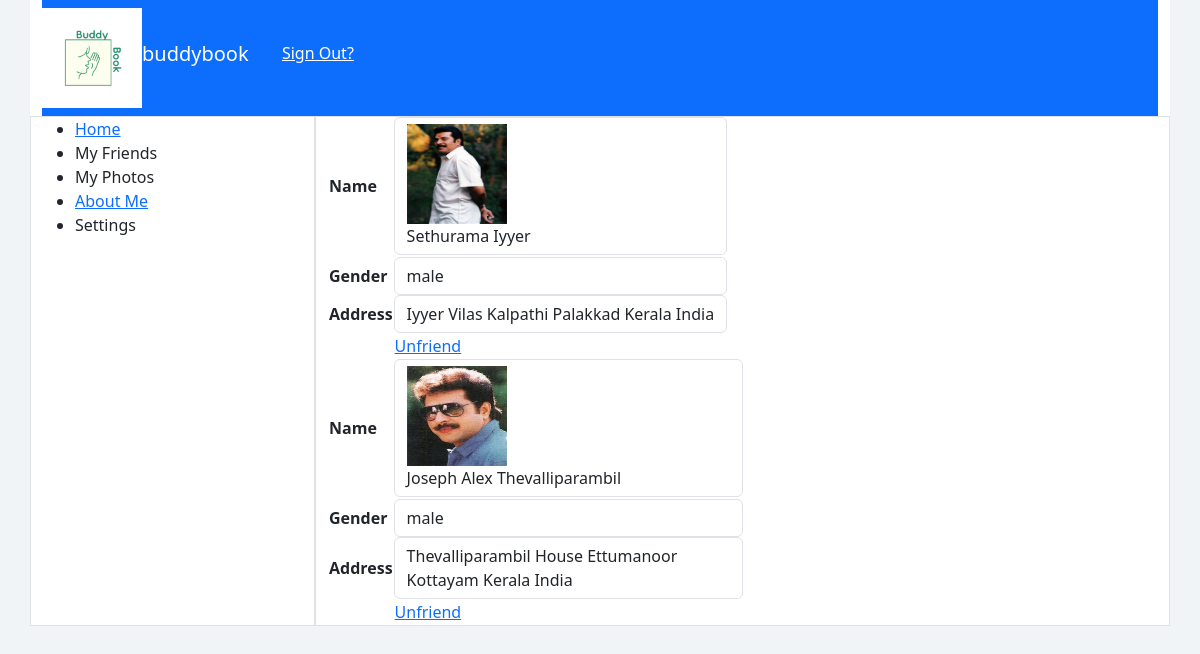
Before: /friend_list/ (signed in) with the older database file.
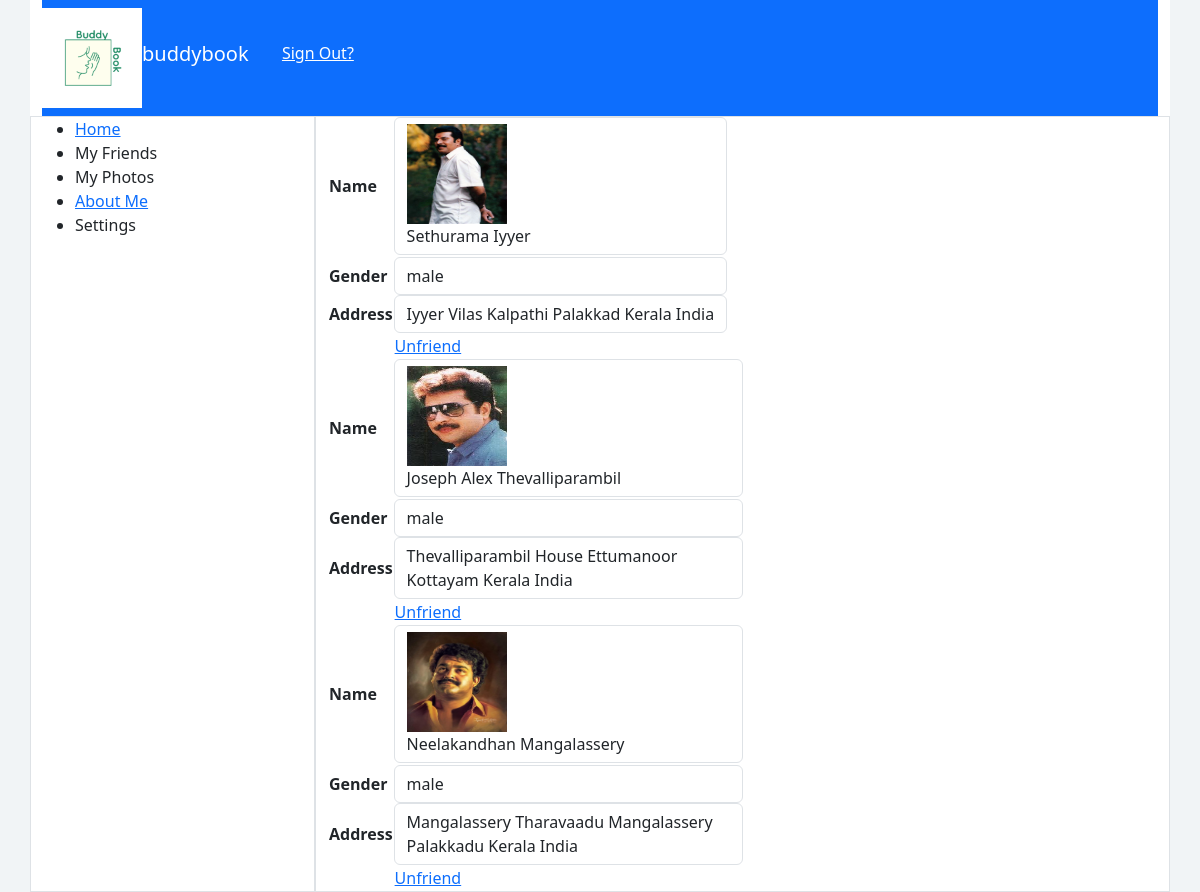
After: the same page with the newer database file.
### app_buddy/models.py (models this page shows)
class friend_tb(models.Model):
    requested_to=models.CharField(max_length=20,default=0)
    request_from=models.ForeignKey(register_tb,on_delete=models.CASCADE,default=0)
    status=models.CharField(max_length=20,default='pending')

class register_tb(models.Model):
    first_name=models.CharField(max_length=20)
    last_name=models.CharField(max_length=20)
    gender=models.CharField(max_length=20)
    dob=models.CharField(max_length=20)
    email=models.CharField(max_length=20)
    phone=models.CharField(max_length=20)
    address=models.CharField(max_length=20)
    photo=models.FileField()
    user_name=models.CharField(max_length=20)
    password=models.CharField(max_length=20)

### app_buddy/views.py (the view)
# urls.py: path('friend_list/',views.friend_list,name='friend_list'),
def friend_list(request):
    my_id=request.session['yourself']
    my_friends=friend_tb.objects.filter(status=my_id)
    return render(request,'app_buddy/friend_list.html',{'key':my_friends})

### template/app_buddy/friend_list.html (shortened to what this page needs)
<!DOCTYPE html>
<html lang="en">
<head>
  <link rel="stylesheet" href="/static/bootstrap-5.3.2-dist/css/bootstrap.css">
</head>
<body style="background-color:rgb(241, 244, 246);">
  <div class="container bg-white">
      <div class="navbar navbar-expand-lg bg-primary">
          <img src="/media/buddy_book_Logo.png" alt="" height="100" width="100" class="bg-white"><h5 style="color:white;">buddybook</h5>&nbsp;&nbsp;&nbsp;&nbsp;<h6 class="align-content-end"></h6><h6>&nbsp;&nbsp;&nbsp;&nbsp;<a href="{% url 'log_out' %}" class="text-white">Sign Out?</a></h6>
      </div>
      <div class="row">
          <div class="col-3 border">
              <ul>
                  <li><a href="{% url 'home' %}">Home</a></li>
                  <li>My Friends</li>
                  <li>My Photos</li>
                  <li><a href="{% url 'about_me' %}">About Me</a></li>
                  <li>Settings</li>
              </ul>
          </div>
          <div class="col-9 border">
                <div class="col-6">
                    {% for i in key %}
                     <table>
                        <tr>
                            <th>Name</th>
                            <td class="form-control"><div class="col-2">
                                <img src="{{i.request_from.photo.url}}" alt="No picture" height="100px" width="100px">
                            </div>{{i.request_from.first_name}}&nbsp;{{i.request_from.last_name}}</td>
                        </tr>
                        <tr>
                           <td><input type="hidden" name="friend_id" value="{{i.request_from.id}}"></td>
                        </tr>
                        <tr>
                            <th>Gender</th>
                            <td class="form-control">{{i.request_from.gender}}</td>
                        </tr>
                        <tr>
                            <th>Address</th>
                            <td class="form-control">{{i.request_from.address}}</td>
                        </tr>
                        <tr>
                            <th></th>
                            <td><a href="{% url 'unfriend' i.id %}">Unfriend</a></td>
                        </tr>
                     </table>
                    {% endfor %}
                </div>
            </div>
      </div>
  </div>
</body>
</html>

Changed rows visible on the page:
added friend_tb: request_from.photo (picture), request_from.first_name "Neelakandhan", request_from.last_name "Mangalassery", request_from.gender "male", request_from.address "Mangalassery Tharavaadu Mangalassery Palakkadu Kerala India"
